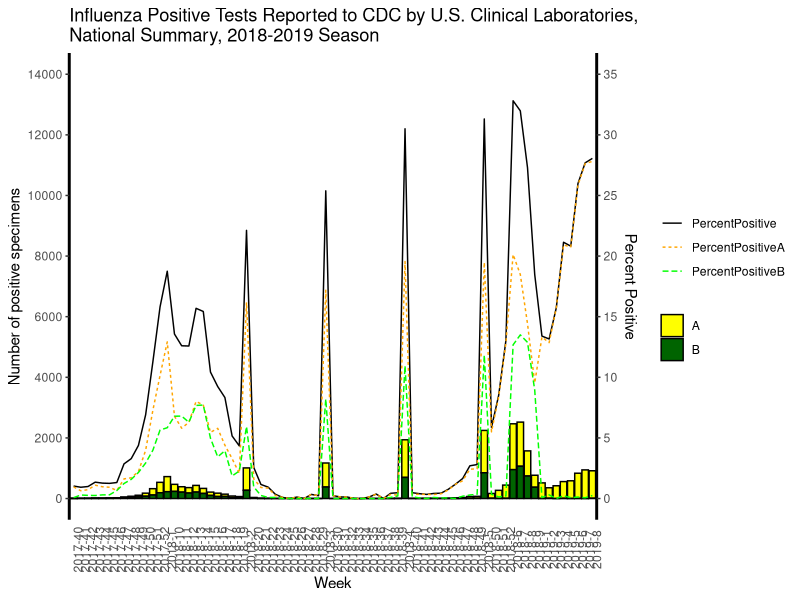

This chart was generated by the following R code:
library(ggplot2)
library(reshape2) 

data1 <-read.csv("WHO_NREVSS_Clinical_Labs_NY.csv", header=T)
names(data1)<- c("Region Type","Region","Year","Week","TotalTested", "A","B","PercentPositive","PercentPositiveA","PercentPositiveB")

data1$wy <- paste(data1$Year, data1$Week, sep = '-')
#names(data1)
#head(data1$wy)

bar_data <- data1[,c(6,7,11)]
melt_bar <- melt(bar_data, id = c('wy'))
melt_bar <- melt_bar[! is.na(melt_bar$value) ,]
#names(melt_bar)

line_data <- data1[,c(8,9,10,11)]
melt_line <- melt(line_data, id = c('wy'))
#names(melt_line)
melt_line$variable <-  factor(melt_line$variable,levels = c("PercentPositive", "PercentPositiveA", "PercentPositiveB"))

chart8 <- ggplot() +
  geom_bar(data = melt_bar, aes(x = factor(wy), y = value, fill = variable), color = 'black', stat = 'identity') +
  scale_fill_manual(values = c('yellow', 'darkgreen')) +
  xlab('Week') +
  ylab('Number of positive specimens') +
  geom_line(data = melt_line, aes(x = factor(wy), y = value*400, color = variable, group = variable, linetype = variable)) +
  scale_y_continuous(sec.axis = sec_axis(~.*(1/400), name = "Percent Positive", breaks = seq(0,35,5)), breaks = seq(0,14000,2000), limits = c(0,14000)) +
  theme(legend.title = element_blank(),
        axis.ticks.x = element_blank(), 
        axis.line.x.top = element_line(size = 1),
        axis.line.y = element_line(size=1),
        axis.text.x = element_text(angle=90),
        panel.background = element_rect(fill = 'white')) +
  scale_color_manual(values = c("black", "orange", "green")) +
  #scale_linetype_manual(values = c("solid", "longdashed", "dashed")) +
  ggtitle("Influenza Positive Tests Reported to CDC by U.S. Clinical Laboratories, \nNational Summary, 2018-2019 Season")

chart8
